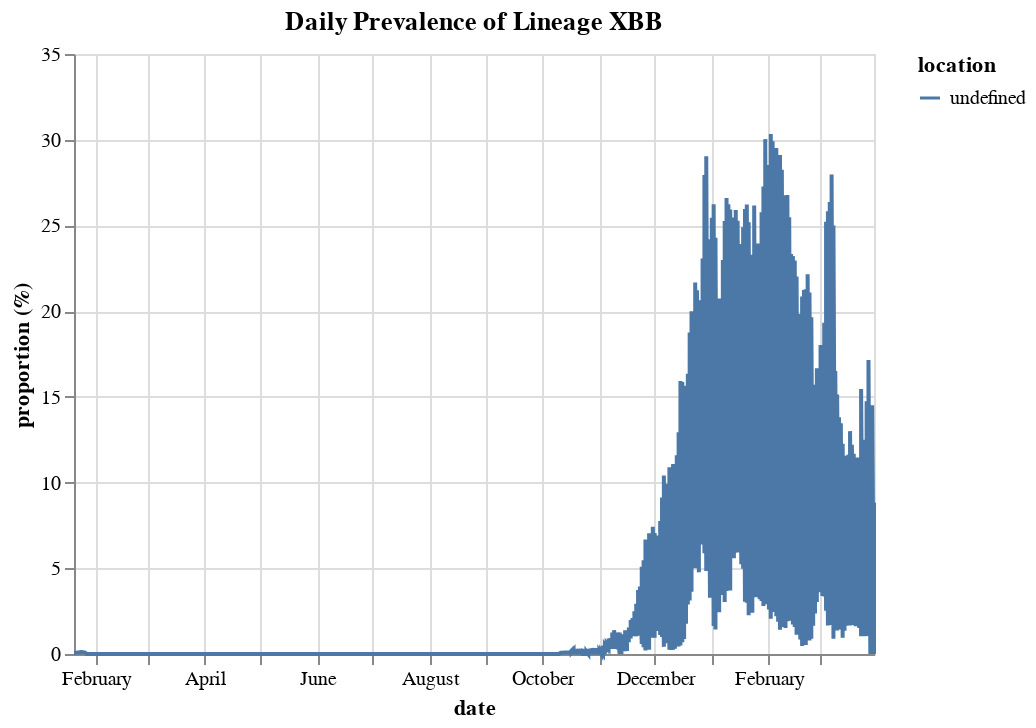

Notebook code for this chart:
### Code cell
alt.Chart(combined, title = "Daily Prevalence of Lineage XBB").mark_line().encode(
    x='date:T',
    y=alt.Y('proportion (%):Q'),
    color = 'location:N')

### Figure 1 — Vega-Lite specification as saved in the notebook (floating-point values rounded to 4 significant figures; data arrays with more than 128 entries replaced by an {"elided": "..."} marker saying what was removed)
{"config": {"view": {"continuousWidth": 400, "continuousHeight": 300}}, "data": {"name": "data-46761a8a6fd1291fc2429d0814743402"}, "mark": "line", "encoding": {"color": {"field": "location", "type": "nominal"}, "x": {"field": "date", "type": "temporal"}, "y": {"field": "proportion (%)", "type": "quantitative"}}, "title": "Daily Prevalence of Lineage XBB", "$schema": "https://vega.github.io/schema/vega-lite/v4.17.0.json", "datasets": {"data-46761a8a6fd1291fc2429d0814743402": {"elided": "600 records"}}}
